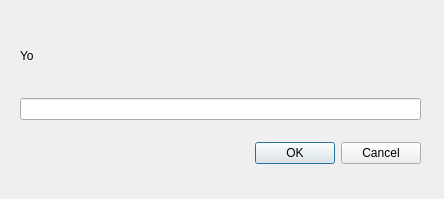
<?xml version="1.0" encoding="UTF-8"?>
<ui version="4.0">
 <class>leaderBoardNameRequest</class>
 <widget class="QDialog" name="leaderBoardNameRequest">
  <property name="geometry">
   <rect>
    <x>0</x>
    <y>0</y>
    <width>444</width>
    <height>199</height>
   </rect>
  </property>
  <property name="windowTitle">
   <string>Dialog</string>
  </property>
  <widget class="QWidget" name="verticalLayoutWidget">
   <property name="geometry">
    <rect>
     <x>20</x>
     <y>20</y>
     <width>401</width>
     <height>161</height>
    </rect>
   </property>
   <layout class="QVBoxLayout" name="verticalLayout">
    <item>
     <widget class="QLabel" name="infoText">
      <property name="maximumSize">
       <size>
        <width>16777215</width>
        <height>40</height>
       </size>
      </property>
      <property name="text">
       <string>Yo</string>
      </property>
     </widget>
    </item>
    <item>
     <widget class="QLineEdit" name="nameTextInput"/>
    </item>
    <item>
     <widget class="QDialogButtonBox" name="buttonBox">
      <property name="orientation">
       <enum>Qt::Horizontal</enum>
      </property>
      <property name="standardButtons">
       <set>QDialogButtonBox::Cancel|QDialogButtonBox::Ok</set>
      </property>
     </widget>
    </item>
   </layout>
  </widget>
 </widget>
 <resources/>
 <connections>
  <connection>
   <sender>buttonBox</sender>
   <signal>accepted()</signal>
   <receiver>leaderBoardNameRequest</receiver>
   <slot>accept()</slot>
   <hints>
    <hint type="sourcelabel">
     <x>248</x>
     <y>254</y>
    </hint>
    <hint type="destinationlabel">
     <x>157</x>
     <y>274</y>
    </hint>
   </hints>
  </connection>
  <connection>
   <sender>buttonBox</sender>
   <signal>rejected()</signal>
   <receiver>leaderBoardNameRequest</receiver>
   <slot>reject()</slot>
   <hints>
    <hint type="sourcelabel">
     <x>316</x>
     <y>260</y>
    </hint>
    <hint type="destinationlabel">
     <x>286</x>
     <y>274</y>
    </hint>
   </hints>
  </connection>
 </connections>
</ui>
